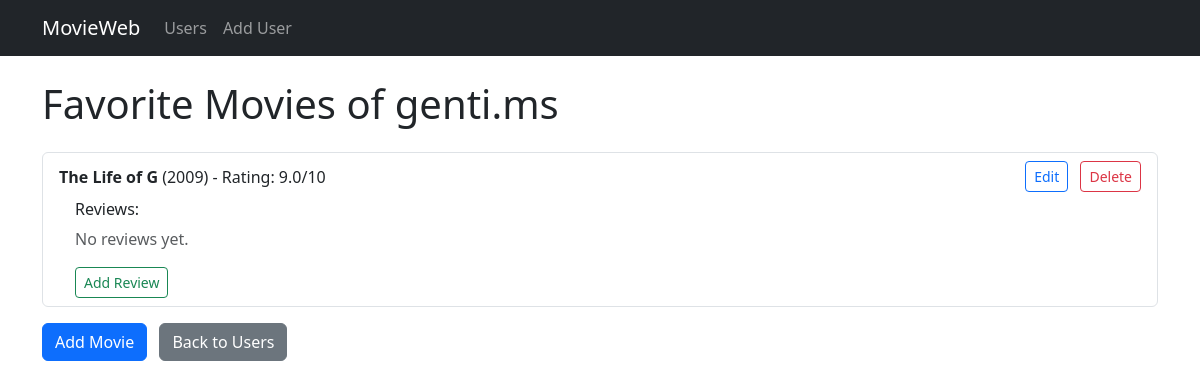
/users/3, run on the app's committed database.
### datamanager/models.py (models this page shows)
class User(Base):
    __tablename__ = "users"
    id = Column(Integer, primary_key=True)
    name = Column(String(100), nullable=False)
    movies = relationship("Movie", back_populates="user")
    reviews = relationship("Review", back_populates="user")  # Neue Beziehung

class Movie(Base):
    __tablename__ = "movies"
    id = Column(Integer, primary_key=True)
    name = Column(String(100), nullable=False)
    director = Column(String(100), nullable=True)
    year = Column(Integer, nullable=True)
    rating = Column(Float, nullable=True)
    user_id = Column(Integer, ForeignKey("users.id"))
    user = relationship("User", back_populates="movies")
    reviews = relationship("Review", back_populates="movie")  # Neue Beziehung

### app.py (the view)
@app.route('/users/<int:user_id>')
def user_movies(user_id):
    user = get_user_or_404(user_id)
    movies = data_manager.get_user_movies(user_id)
    return render_template('user_movies.html', user=user, movies=movies, data_manager=data_manager)

### app.py (called while the page is built)
def get_user_or_404(user_id):
    user = data_manager.get_user_by_id(user_id)
    if not user:
        abort(404, description="User not found")
    return user

### datamanager/sqlite_data_manager.py (called while the page is built)
    def get_user_by_id(self, user_id):
        session = self.Session()
        try:
            user = session.query(User).filter_by(id=user_id).first()
            if user:
                return {"id": user.id, "name": user.name}
            return None
        finally:
            session.close()

    def get_user_movies(self, user_id):
        session = self.Session()
        try:
            user = session.query(User).filter_by(id=user_id).first()
            if not user:
                return []
            movies = [
                {
                    "id": movie.id,
                    "name": movie.name,
                    "director": movie.director,
                    "year": movie.year,
                    "rating": movie.rating,
                }
                for movie in user.movies
            ]
            return movies
        finally:
            session.close()

    def get_reviews_for_movie(self, movie_id):
        session = self.Session()
        try:
            reviews = (
                session.query(Review, User)
                .join(User, Review.user_id == User.id)
                .filter(Review.movie_id == movie_id)
                .all()
            )
            return [
                {
                    "review_text": review.review_text,
                    "rating": review.rating,
                    "username": user.name,
                }
                for review, user in reviews
            ]
        finally:
            session.close()

### templates/user_movies.html (shortened to what this page needs)
{% extends "base.html" %}
{% block content %}
<h1 class="mb-4">Favorite Movies of {{ user.name }}</h1>
{% if movies %}
  <ul class="list-group mb-3">
    {% for movie in movies %}
      <li class="list-group-item">
        <div class="d-flex justify-content-between align-items-center mb-2">
          <div>
            <strong>{{ movie.name }}</strong> ({{ movie.year }}) - Rating: {{ movie.rating }}/10
          </div>
          <div>
            <a href="{{ url_for('update_movie', user_id=user.id, movie_id=movie.id) }}"
               class="btn btn-sm btn-outline-primary me-2">Edit</a>
            <a href="{{ url_for('delete_movie', user_id=user.id, movie_id=movie.id) }}"
               class="btn btn-sm btn-outline-danger"
               onclick="return confirm('Are you sure you want to delete this movie?');">Delete</a>
          </div>
        </div>
        <div class="ms-3">
          <h6>Reviews:</h6>
          {% set reviews = data_manager.get_reviews_for_movie(movie.id) %}
          {% if reviews %}
            <ul class="list-unstyled">
              {% for review in reviews %}
                <li class="mb-2">
                  <strong>{{ review.username }}</strong> rated it {{ review.rating }}/10<br>
                  <em>{{ review.review_text }}</em>
                </li>
              {% endfor %}
            </ul>
          {% else %}
            <p class="text-muted">No reviews yet.</p>
          {% endif %}
          <a href="{{ url_for('add_review', user_id=user.id, movie_id=movie.id) }}"
             class="btn btn-sm btn-outline-success">Add Review</a>
        </div>
      </li>
    {% endfor %}
  </ul>
{% else %}
  <p>No movies found.</p>
{% endif %}
<a href="{{ url_for('add_movie', user_id=user.id) }}" class="btn btn-primary me-2">Add Movie</a>
<a href="{{ url_for('list_users') }}" class="btn btn-secondary">Back to Users</a>
{% endblock %}

### data on the page
User: name "genti.ms"
Movie: name "The Life of G", year "2009", rating "9.0"
